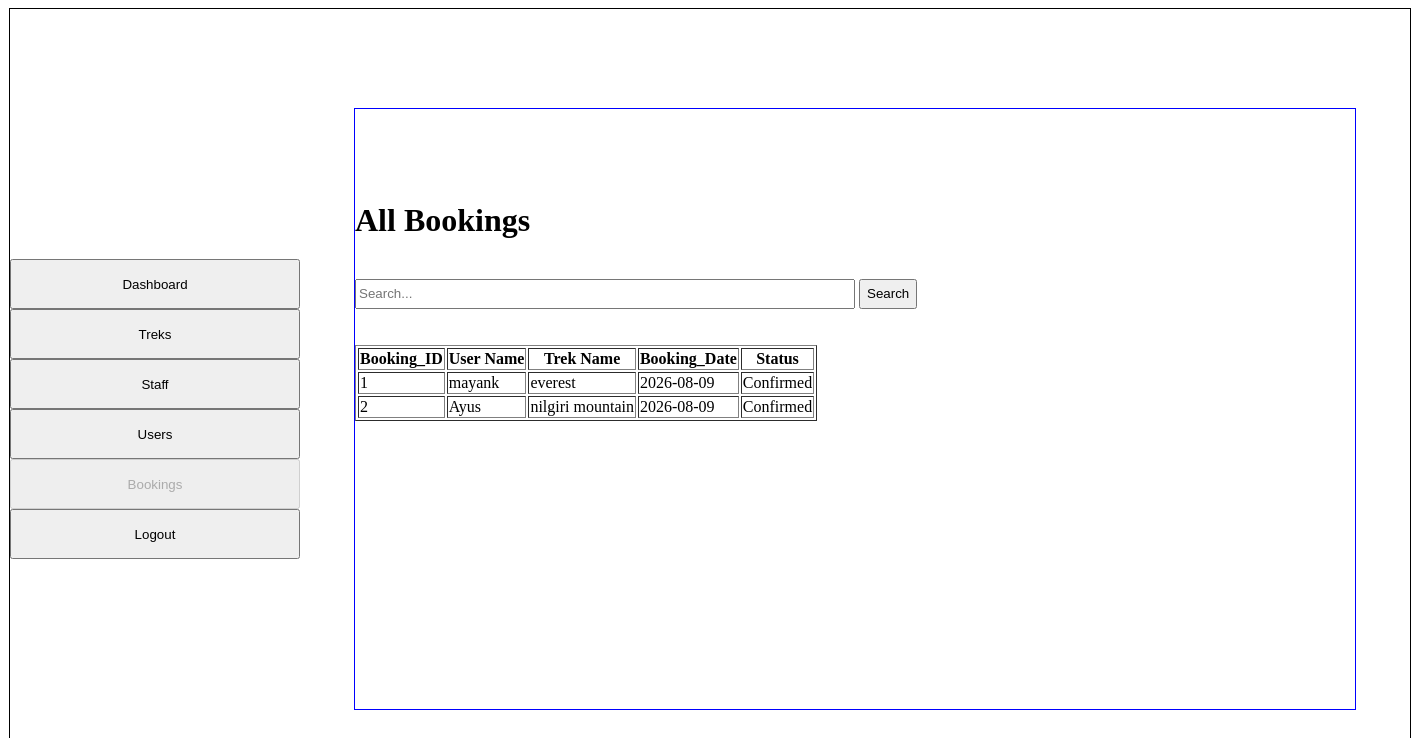
Screenshot of /bookings with the database file from the repository.
### models.py (models this page shows)
class Booking(db.Model):
    __tablename__ = "bookings"
    booking_id = db.Column(db.Integer, primary_key=True)
    user_id = db.Column(db.Integer, db.ForeignKey("users.user_id"), nullable=False)
    trek_id = db.Column(db.Integer, db.ForeignKey("treks.trek_id"), nullable=False)
    booking_date = db.Column(db.Date, nullable=False)
    status = db.Column(db.String(20), nullable=False)

class User(db.Model):
    __tablename__ = "users"
    user_id = db.Column(db.Integer, primary_key=True)
    full_name = db.Column(db.String(100), nullable=False)
    email = db.Column(db.String(120), unique=True, nullable=False)
    password = db.Column(db.String(200), nullable=False)
    phone = db.Column(db.String(15), nullable=False)
    role = db.Column(db.String(50), nullable=False)
    status = db.Column(db.String(20), nullable=False)
    bookings = db.relationship("Booking", cascade="all,delete", backref="user")

class Trek(db.Model):
    __tablename__ = "treks"
    trek_id = db.Column(db.Integer, primary_key=True)
    trek_name = db.Column(db.String(200), nullable=False)
    location = db.Column(db.String(100), nullable=False)
    difficulty = db.Column(db.String(50), nullable=False)
    duration = db.Column(db.String(50), nullable=False)
    start_date = db.Column(db.Date, nullable=False)
    end_date = db.Column(db.Date, nullable=False)
    total_slots = db.Column(db.Integer, nullable=False)
    available_slots = db.Column(db.Integer, nullable=False)
    status = db.Column(db.String(20), nullable=False)
    description = db.Column(db.String(500), nullable=False)
    assigned_staff_id = db.Column(db.Integer, db.ForeignKey("users.user_id"), nullable=True)
    bookings = db.relationship("Booking", cascade="all,delete", backref="trek")

### app.py (the view)
@app.route('/bookings', methods=['GET', 'POST'])
def admin_bookings():
    if request.method == 'POST':
        search_query = request.form.get("search")
        all_bookings = db.session.query(Booking, User, Trek)\
            .join(User, Booking.user_id == User.user_id)\
            .join(Trek, Booking.trek_id == Trek.trek_id)\
            .filter(
                (User.full_name.like(f"%{search_query}%")) |
                (Trek.trek_name.like(f"%{search_query}%"))).all()
    else:
        all_bookings = db.session.query(Booking, User, Trek)\
            .join(User, Booking.user_id == User.user_id)\
            .join(Trek, Booking.trek_id == Trek.trek_id).all()
    return render_template("Bookings.html", bkng=all_bookings)

### templates/Bookings.html (shortened to what this page needs)
{% extends "base.html" %}
{% block sidebar %}
<a href="/admin_dashboard"><input type="button" value="Dashboard" style="width: 290px; height: 50px; margin: 0 auto;"></a><br>
<a href="/manage_treks"><input type="button" value="Treks" style="width: 290px; height: 50px; margin: 0 auto;" ></a><br>
<a href="/all_staffs"><input type="button" value="Staff" style="width: 290px; height: 50px; margin: 0 auto;"></a><br>
<a href="/all_users"><input type="button" value="Users" style="width: 290px; height: 50px; margin: 0 auto;"></a><br>
<a href="/bookings"><input type="button" value="Bookings" style="width: 290px; height: 50px; margin: 0 auto;" disabled></a><br>
<a href="/logout"><input type="button" value="Logout" style="width: 290px; height: 50px; margin: 0 auto;"></a>
{% endblock %}
{% block content %}
<br>
    <br>
<div style="margin: 0 auto;">
    <h1>All Bookings</h1>
    <br>
<form method="POST" action="">
    <input type="search" name="search" style="width: 500px; height: 30px;" placeholder="Search...">
    <input type="submit" value="Search" style="height: 30px; cursor: pointer;">
</form></div>
<br>
<br>
    <table border="1px solid black" >
    <tr>
        <th>Booking_ID</th>
        <th >User Name</th>
        <th>Trek Name</th>
        <th>Booking_Date</th>
        <th>Status</th>
    </tr>
    {% for b, u, t in bkng %}
    <tr>
        <td>{{ b.booking_id }}</td>
        <td>{{ u.full_name }}</td>
        <td>{{ t.trek_name }}</td>
        <td>{{ b.booking_date }}</td>
        <td>{{ b.status }}</td>
    </tr>
    {% endfor %}
</table>
{% endblock %}

### rows the page displays
Booking: booking_id "1", full_name "mayank", trek_name "everest", booking_date "2026-08-09", status "Confirmed"
Booking: booking_id "2", full_name "Ayus", trek_name "nilgiri mountain", booking_date "2026-08-09", status "Confirmed"
